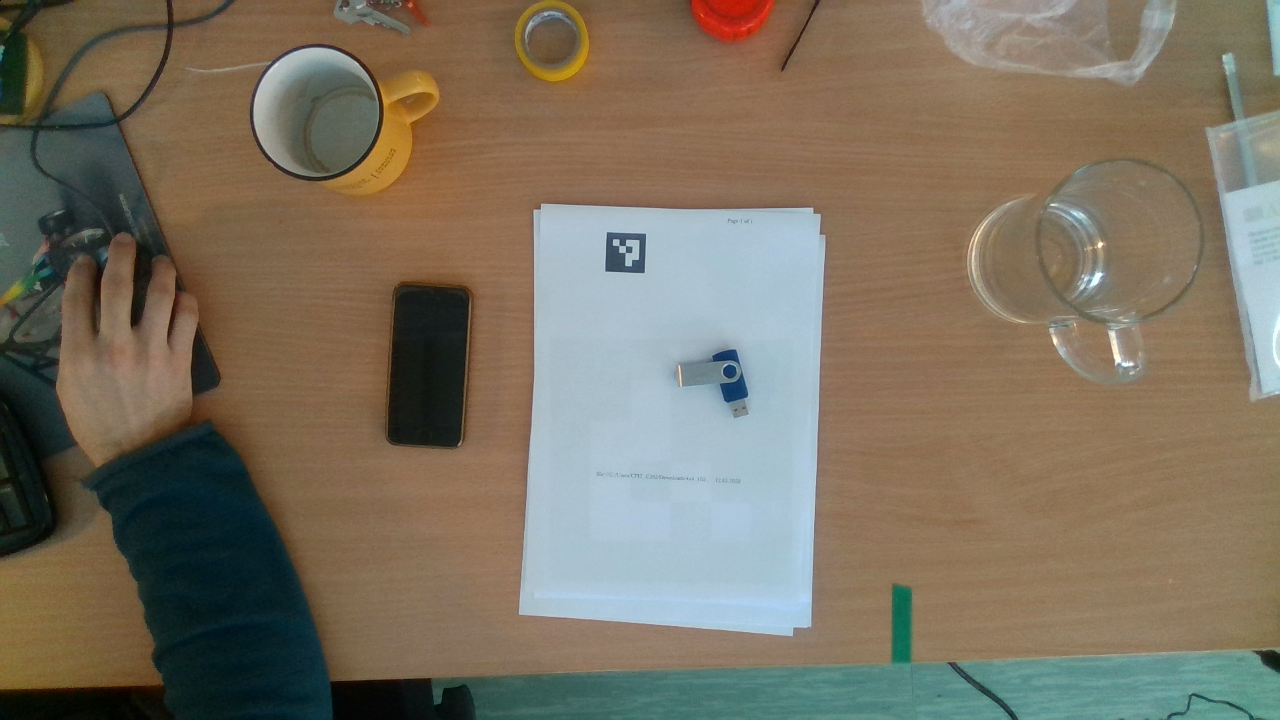
#> input picture HGR_CNN/img1_Color.png, 1280 x 720 px
$ python -i blob_recognizer.py   (imports and definitions only)   (older library calls are emulated)
#> lines starting #> are read from the running program, lines starting #| are printed output that depends on the picture; after the words box and inside, x2 and y2 are one past the last pixel; in counts of white or black regions, pixels touching at a corner belong together
import cv2
import numpy as np

def find_blob(image):
    center = None
    try:
        _, contours, _ = cv2.findContours(image, cv2.RETR_EXTERNAL, cv2.CHAIN_APPROX_NONE)
    except KeyboardInterrupt:
        raise KeyboardInterrupt
    except:
        contours,_ = cv2.findContours(image.astype("uint8"), cv2.RETR_EXTERNAL, cv2.CHAIN_APPROX_NONE)
    if len(contours) == 0:
        return center
    largest_blob = max(contours, key=lambda element: cv2.contourArea(element))
    M = cv2.moments(largest_blob)
    if M["m00"] != 0:
        center = (M["m10"] / M["m00"], M["m01"] / M["m00"])
    return center

def find_hand_circle(imdim,image):
    try:
        _, contours, _ = cv2.findContours(image, cv2.RETR_EXTERNAL, cv2.CHAIN_APPROX_NONE)
    except KeyboardInterrupt:
        raise KeyboardInterrupt
    except:
        contours,_ = cv2.findContours(image.astype("uint8"), cv2.RETR_EXTERNAL, cv2.CHAIN_APPROX_NONE)
    largest_blob = max(contours, key=lambda element: cv2.contourArea(element))
    (x,y),radius = cv2.minEnclosingCircle(largest_blob)

    if (x + radius)>imdim[0]:
        pos_x = imdim[0]-2*radius
    elif (x - radius)<0:
        pos_x = 0
    else:
        pos_x = x - radius

    if (y + radius)>imdim[1]:
        pos_y = imdim[1]-2*radius
    elif (y - radius)<0:
        pos_y = 0
    else:
        pos_y = y - radius

    return "{}_{}_{}".format(pos_x,pos_y,2*radius)
def find_hand(imdim,image):
    try:
        _, contours, _ = cv2.findContours(image, cv2.RETR_EXTERNAL, cv2.CHAIN_APPROX_NONE)
    except KeyboardInterrupt:
        raise KeyboardInterrupt
    except:
        contours,_ = cv2.findContours(image.astype("uint8"), cv2.RETR_EXTERNAL, cv2.CHAIN_APPROX_NONE)
    largest_blob = max(contours, key=lambda element: cv2.contourArea(element))
    # [4 lines of commented-out code are left out]
    x,y,w,h = cv2.boundingRect(largest_blob)
    #image = cv2.rectangle(image,(x,y+h-w),(x+w,y+h),(255,255,255),2)
    return image,x,y+h,w

>>> import cv2
>>> picture = cv2.imread('img1_Color.png', cv2.IMREAD_GRAYSCALE)
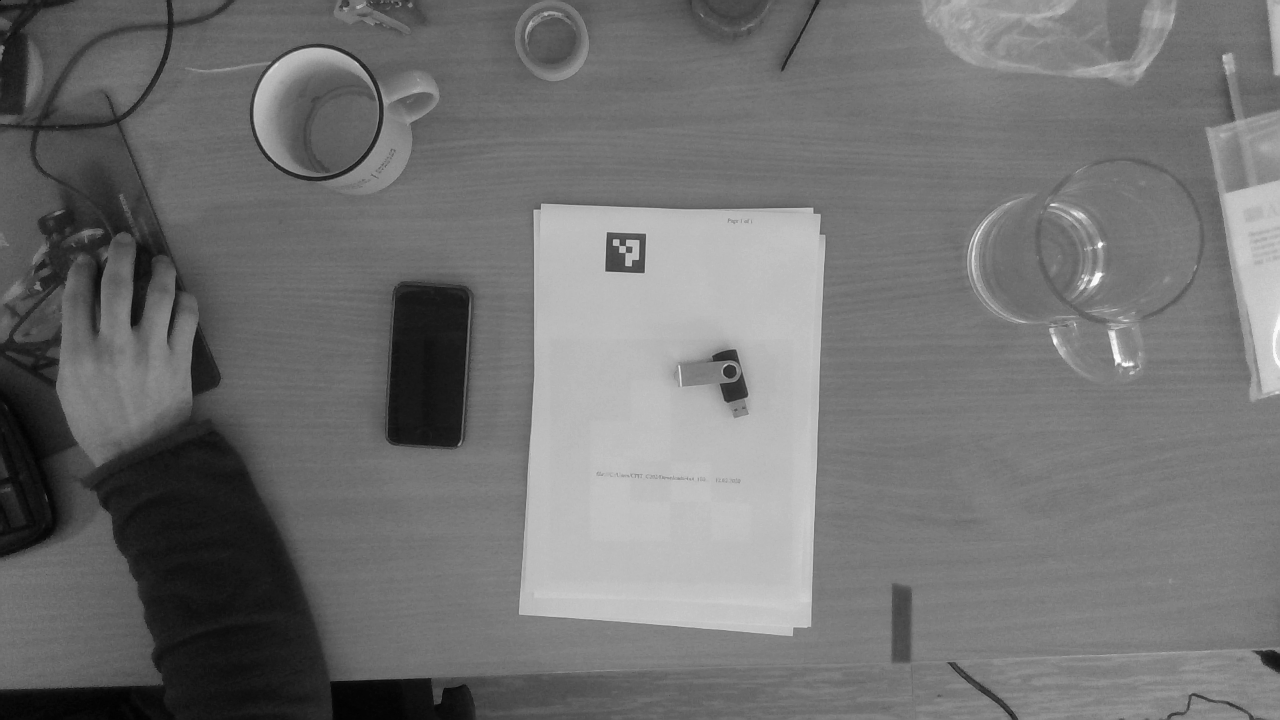
#> picture: shape (720, 1280); min 0, max 253, mean 113.8
>>> result = find_blob(picture)
#> in find_blob, `_, contours, _ = cv2.findContours(image, cv2.RETR_EXTERNAL, cv2.CHAIN_..`: contours = 1 contour; box (x1, y1, x2, y2) and area: (0, 0, 1280, 720) 919600
#> in find_blob, `largest_blob = max(contours, key=lambda element: cv2.contourArea(eleme..`: largest_blob = contour of 3995 points, box (x1, y1, x2, y2) (0, 0, 1280, 720), area 919600
#> in find_blob, `M = cv2.moments(largest_blob)`: M = moments, m00 919600.5, centre m10/m00, m01/m00 = (639.5, 359.5)
#> in find_blob, `center = (M["m10"] / M["m00"], M["m01"] / M["m00"])`: center = (639.5, 359.5)
#> result = (639.5, 359.5)
